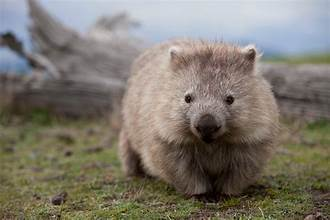
#> input picture w.jpg, 330 x 220 px
$ python Latihan4.py
#> lines starting #> are read from the running program, lines starting #| are printed output that depends on the picture
import cv2
import numpy as np
import matplotlib.pyplot as plt

img = cv2.imread('w.jpg')
#> img is the input picture: shape (220, 330, 3); mean B, G, R 110, 120.3, 125.9
img= cv2.resize(img, (600,400))
#> img: shape (400, 600, 3)
gray_img = cv2.cvtColor(img, cv2.COLOR_BGR2GRAY)
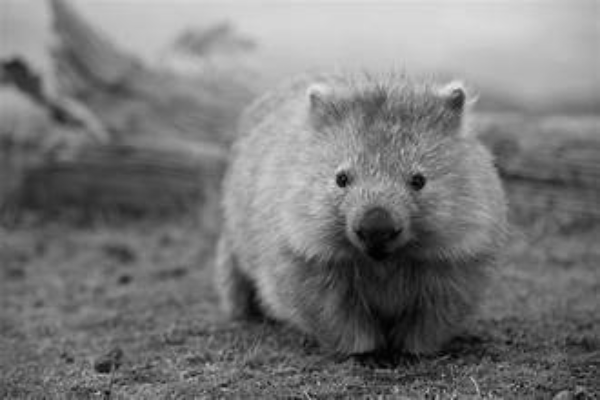
#> gray_img: shape (400, 600); min 1, max 229, mean 120.7
gray_img = cv2.convertScaleAbs(gray_img, alpha=1.10, beta=40)
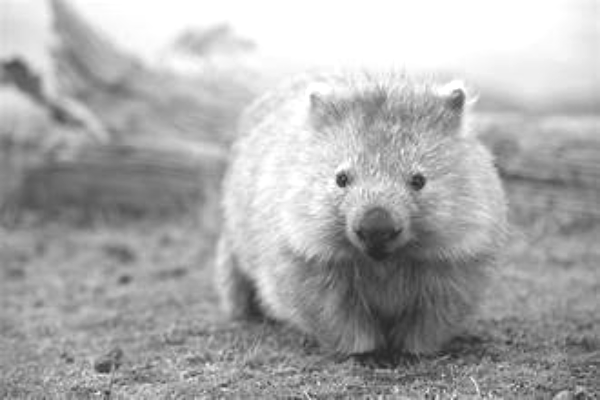
#> gray_img: shape (400, 600); min 41, max 255, mean 171.5
cv2.imshow('original image', gray_img)

#fungsi ini akan mengembalikan nilai piksel mulai dari 0-255
def hist(image):
    h = np.zeros(shape=(256,1))
    s = image.shape
#> s = (400, 600)
    for i in range(s[0]):
        for j in range(s[1]):
            k = image[i,j]
            h[k,0] = h[k,0] + 1
#> after the loop, h = 256 values, max 21303 at index 255, min 0 at index 0, mean 937.5
    return h
histg = hist(gray_img)
#> histg has the same summary as h in hist
plt.plot(histg)
plt.show()
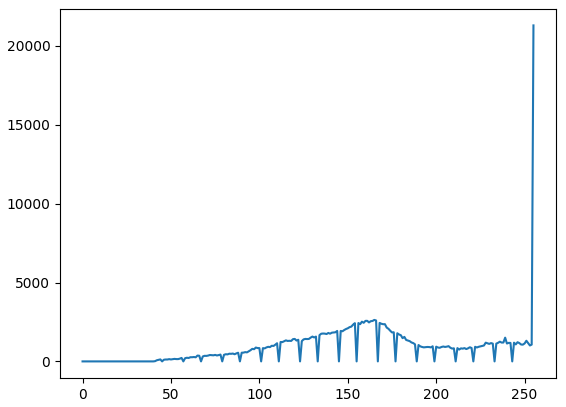
#> figure drawn by matplotlib, 1 panel; curve peaks at x = 255, y = 21303

x = histg.reshape(1,256)
y = np.zeros((1,256))
s = gray_img.shape
#> s = (400, 600)
for i in range(256):
    if x[0,1] == 0:
        y[0,1] = 0
    else:
        y[0,1] = i

#mengekstraksi nilai piksel min dan maks dari y
#> (the run stopped early here; a loop or call above may not have finished)
